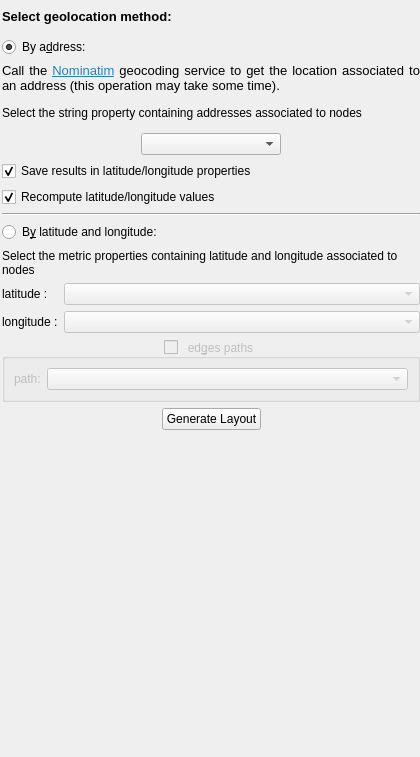
<?xml version="1.0" encoding="UTF-8"?>
<ui version="4.0">
 <class>GeolocalisationConfigWidget</class>
 <widget class="QWidget" name="GeolocalisationConfigWidget">
  <property name="geometry">
   <rect>
    <x>0</x>
    <y>0</y>
    <width>420</width>
    <height>757</height>
   </rect>
  </property>
  <property name="windowTitle">
   <string>Geolocation</string>
  </property>
  <layout class="QVBoxLayout" name="verticalLayout_3">
   <property name="spacing">
    <number>0</number>
   </property>
   <property name="leftMargin">
    <number>2</number>
   </property>
   <property name="topMargin">
    <number>2</number>
   </property>
   <property name="rightMargin">
    <number>0</number>
   </property>
   <property name="bottomMargin">
    <number>0</number>
   </property>
   <item>
    <widget class="QScrollArea" name="scrollArea">
     <property name="sizePolicy">
      <sizepolicy hsizetype="Preferred" vsizetype="Preferred">
       <horstretch>0</horstretch>
       <verstretch>0</verstretch>
      </sizepolicy>
     </property>
     <property name="frameShape">
      <enum>QFrame::NoFrame</enum>
     </property>
     <property name="widgetResizable">
      <bool>true</bool>
     </property>
     <widget class="QWidget" name="scrollAreaWidgetContents">
      <property name="geometry">
       <rect>
        <x>0</x>
        <y>0</y>
        <width>418</width>
        <height>528</height>
       </rect>
      </property>
      <property name="sizePolicy">
       <sizepolicy hsizetype="Preferred" vsizetype="Fixed">
        <horstretch>0</horstretch>
        <verstretch>0</verstretch>
       </sizepolicy>
      </property>
      <layout class="QVBoxLayout" name="verticalLayout_2">
       <property name="leftMargin">
        <number>0</number>
       </property>
       <property name="topMargin">
        <number>0</number>
       </property>
       <property name="rightMargin">
        <number>0</number>
       </property>
       <property name="bottomMargin">
        <number>0</number>
       </property>
       <item>
        <widget class="QLabel" name="label">
         <property name="text">
          <string>&lt;!DOCTYPE HTML PUBLIC &quot;-//W3C//DTD HTML 4.0//EN&quot; &quot;http://www.w3.org/TR/REC-html40/strict.dtd&quot;&gt;
&lt;html&gt;&lt;head&gt;&lt;meta name=&quot;qrichtext&quot; content=&quot;1&quot; /&gt;&lt;style type=&quot;text/css&quot;&gt;
p, li { white-space: pre-wrap; }
&lt;/style&gt;&lt;/head&gt;&lt;body style=&quot; font-family:'Noto Sans'; font-size:10pt; font-weight:400; font-style:normal;&quot;&gt;
&lt;p style=&quot; margin-top:0px; margin-bottom:0px; margin-left:0px; margin-right:0px; -qt-block-indent:0; text-indent:0px;&quot;&gt;&lt;span style=&quot; font-family:'Sans'; font-weight:600;&quot;&gt;Select geolocation method:&lt;/span&gt;&lt;/p&gt;&lt;/body&gt;&lt;/html&gt;</string>
         </property>
        </widget>
       </item>
       <item>
        <widget class="QRadioButton" name="addressLocRB">
         <property name="text">
          <string>By a&amp;ddress:</string>
         </property>
         <property name="checked">
          <bool>true</bool>
         </property>
        </widget>
       </item>
       <item>
        <widget class="QLabel" name="label_6">
         <property name="text">
          <string>&lt;!DOCTYPE HTML PUBLIC &quot;-//W3C//DTD HTML 4.0//EN&quot; &quot;http://www.w3.org/TR/REC-html40/strict.dtd&quot;&gt;
&lt;html&gt;&lt;head&gt;&lt;meta name=&quot;qrichtext&quot; content=&quot;1&quot; /&gt;&lt;style type=&quot;text/css&quot;&gt;
p, li { white-space: pre-wrap; }
&lt;/style&gt;&lt;/head&gt;&lt;body style=&quot; font-family:'Noto Sans'; font-size:10pt; font-weight:400; font-style:normal;&quot;&gt;
&lt;p align=&quot;justify&quot; style=&quot; margin-top:12px; margin-bottom:12px; margin-left:0px; margin-right:0px; -qt-block-indent:0; text-indent:0px;&quot;&gt;Call the &lt;a href=&quot;https://nominatim.openstreetmap.org/&quot;&gt;&lt;span style=&quot; text-decoration: underline; color:#2980b9;&quot;&gt;Nominatim&lt;/span&gt;&lt;/a&gt; geocoding service to get the location associated to an address (this operation may take some time).&lt;/p&gt;&lt;/body&gt;&lt;/html&gt;</string>
         </property>
         <property name="wordWrap">
          <bool>true</bool>
         </property>
        </widget>
       </item>
       <item>
        <widget class="QLabel" name="label_2">
         <property name="text">
          <string>Select the string property containing addresses associated to nodes</string>
         </property>
         <property name="wordWrap">
          <bool>true</bool>
         </property>
        </widget>
       </item>
       <item>
        <layout class="QHBoxLayout" name="horizontalLayout_3">
         <item>
          <spacer name="horizontalSpacer">
           <property name="orientation">
            <enum>Qt::Horizontal</enum>
           </property>
           <property name="sizeHint" stdset="0">
            <size>
             <width>40</width>
             <height>20</height>
            </size>
           </property>
          </spacer>
         </item>
         <item>
          <widget class="QComboBox" name="addressPropCB">
           <property name="sizePolicy">
            <sizepolicy hsizetype="Expanding" vsizetype="Fixed">
             <horstretch>0</horstretch>
             <verstretch>0</verstretch>
            </sizepolicy>
           </property>
          </widget>
         </item>
         <item>
          <spacer name="horizontalSpacer_2">
           <property name="orientation">
            <enum>Qt::Horizontal</enum>
           </property>
           <property name="sizeHint" stdset="0">
            <size>
             <width>40</width>
             <height>20</height>
            </size>
           </property>
          </spacer>
         </item>
        </layout>
       </item>
       <item>
        <widget class="QCheckBox" name="createLatLngPropsCB">
         <property name="toolTip">
          <string>If checked, a &quot;latitude&quot; and &quot;longitude&quot; properties are created to store the values retrieved for the geolocation server</string>
         </property>
         <property name="text">
          <string>Save results in latitude/longitude properties</string>
         </property>
         <property name="checked">
          <bool>true</bool>
         </property>
        </widget>
       </item>
       <item>
        <widget class="QCheckBox" name="resetLatLngValuesCB">
         <property name="toolTip">
          <string>If not checked, latitude and longitude values are retrieved only when not set.</string>
         </property>
         <property name="text">
          <string>Recompute latitude/longitude values</string>
         </property>
         <property name="checked">
          <bool>true</bool>
         </property>
        </widget>
       </item>
       <item>
        <widget class="Line" name="line">
         <property name="orientation">
          <enum>Qt::Horizontal</enum>
         </property>
        </widget>
       </item>
       <item>
        <widget class="QRadioButton" name="latLngRB">
         <property name="text">
          <string>B&amp;y latitude and longitude: </string>
         </property>
        </widget>
       </item>
       <item>
        <widget class="QLabel" name="label_3">
         <property name="text">
          <string>Select the metric properties containing latitude and longitude associated to nodes</string>
         </property>
         <property name="wordWrap">
          <bool>true</bool>
         </property>
        </widget>
       </item>
       <item>
        <layout class="QHBoxLayout" name="horizontalLayout_2">
         <item>
          <widget class="QLabel" name="label_4">
           <property name="enabled">
            <bool>true</bool>
           </property>
           <property name="text">
            <string>latitude :   </string>
           </property>
          </widget>
         </item>
         <item>
          <widget class="QComboBox" name="latPropCB">
           <property name="enabled">
            <bool>false</bool>
           </property>
           <property name="sizePolicy">
            <sizepolicy hsizetype="Expanding" vsizetype="Fixed">
             <horstretch>0</horstretch>
             <verstretch>0</verstretch>
            </sizepolicy>
           </property>
          </widget>
         </item>
        </layout>
       </item>
       <item>
        <layout class="QHBoxLayout" name="horizontalLayout">
         <item>
          <widget class="QLabel" name="label_5">
           <property name="text">
            <string>longitude :</string>
           </property>
          </widget>
         </item>
         <item>
          <widget class="QComboBox" name="lngPropCB">
           <property name="enabled">
            <bool>false</bool>
           </property>
           <property name="sizePolicy">
            <sizepolicy hsizetype="Expanding" vsizetype="Fixed">
             <horstretch>0</horstretch>
             <verstretch>0</verstretch>
            </sizepolicy>
           </property>
          </widget>
         </item>
        </layout>
       </item>
       <item>
        <widget class="QGroupBox" name="edgesControlPointsGB">
         <property name="enabled">
          <bool>false</bool>
         </property>
         <property name="title">
          <string>ed&amp;ges paths</string>
         </property>
         <property name="alignment">
          <set>Qt::AlignCenter</set>
         </property>
         <property name="checkable">
          <bool>true</bool>
         </property>
         <property name="checked">
          <bool>false</bool>
         </property>
         <layout class="QVBoxLayout" name="verticalLayout">
          <item>
           <layout class="QHBoxLayout" name="horizontalLayout_5">
            <item>
             <widget class="QLabel" name="label_7">
              <property name="text">
               <string>path:</string>
              </property>
             </widget>
            </item>
            <item>
             <widget class="QComboBox" name="edgesPathsPropertyCB">
              <property name="sizePolicy">
               <sizepolicy hsizetype="Expanding" vsizetype="Fixed">
                <horstretch>0</horstretch>
                <verstretch>0</verstretch>
               </sizepolicy>
              </property>
              <property name="toolTip">
               <string>&lt;html&gt;&lt;head/&gt;&lt;body&gt;&lt;p&gt;Select a double vector property containing lists of &lt;br/&gt;latitude/longitude (in the form [lat1, lng1, lat2, lng2, ...]) &lt;br/&gt;defining paths for edges&lt;/p&gt;&lt;/body&gt;&lt;/html&gt;</string>
              </property>
             </widget>
            </item>
           </layout>
          </item>
         </layout>
        </widget>
       </item>
       <item>
        <layout class="QHBoxLayout" name="horizontalLayout_4">
         <item>
          <spacer name="horizontalSpacer_6">
           <property name="orientation">
            <enum>Qt::Horizontal</enum>
           </property>
           <property name="sizeHint" stdset="0">
            <size>
             <width>40</width>
             <height>20</height>
            </size>
           </property>
          </spacer>
         </item>
         <item>
          <widget class="QPushButton" name="genLayoutButton">
           <property name="text">
            <string>Generate Layout</string>
           </property>
          </widget>
         </item>
         <item>
          <spacer name="horizontalSpacer_5">
           <property name="orientation">
            <enum>Qt::Horizontal</enum>
           </property>
           <property name="sizeHint" stdset="0">
            <size>
             <width>40</width>
             <height>20</height>
            </size>
           </property>
          </spacer>
         </item>
        </layout>
       </item>
      </layout>
     </widget>
    </widget>
   </item>
  </layout>
 </widget>
 <resources/>
 <connections/>
</ui>
